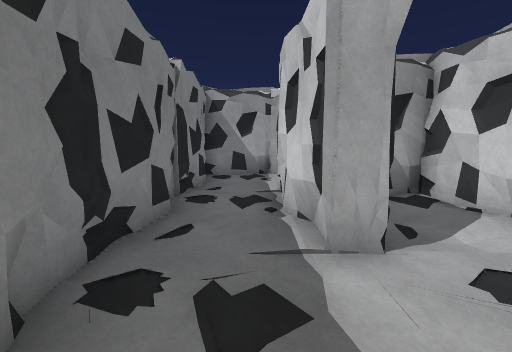
View 1 (above)

14 first-person views from a walk through a Unity game level. The camera is 1.4 m above the floor, tilts 8° down and sees 90° across. The floor is counted in squares, 1 m on a side. Each view is taken from the middle of a square. On the plan, view 1 faces up. The plan holds only what a view shows up to about 13 squares ahead; the rest is blank. The place goes on beyond the plan. Some animated figures are not drawn.

View 2
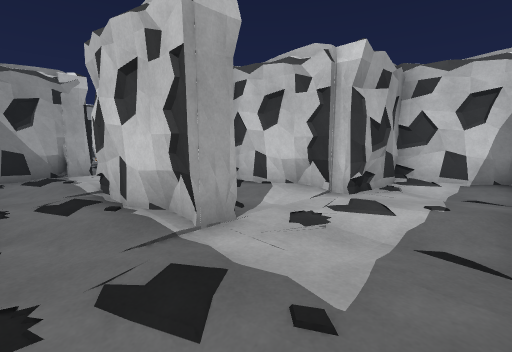

View 3
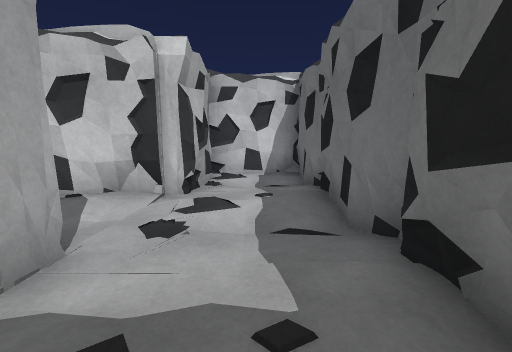

View 4
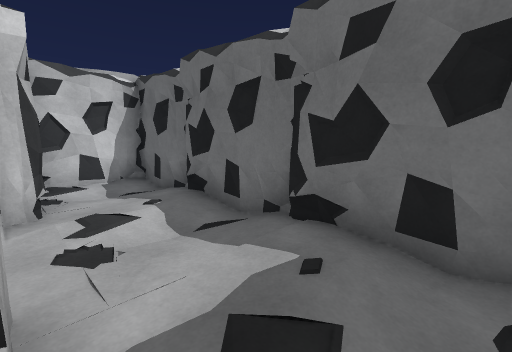

View 5
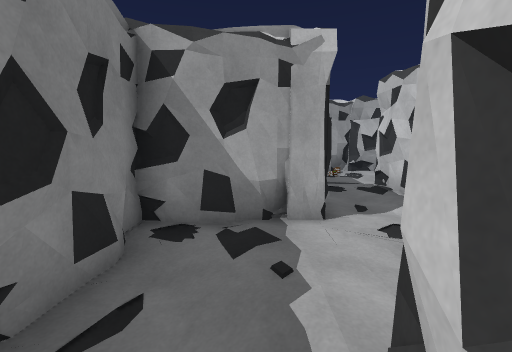

View 6
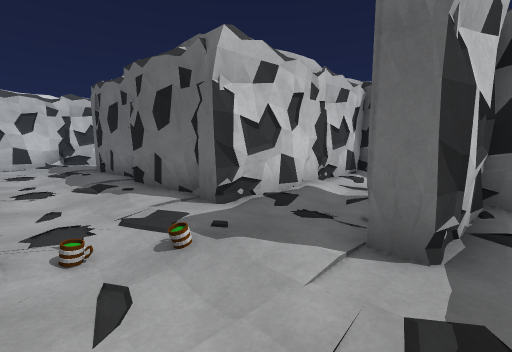

View 7
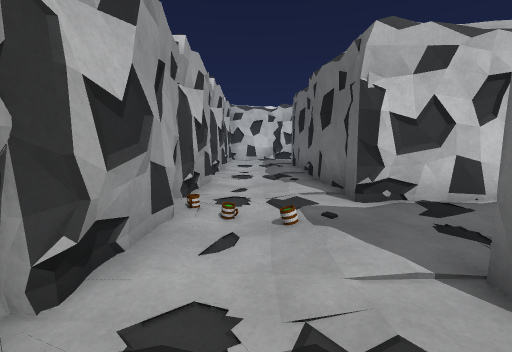

View 8
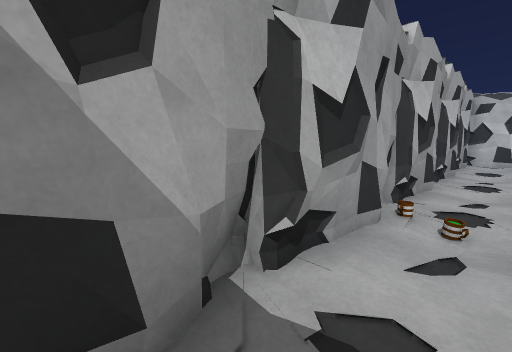

View 9
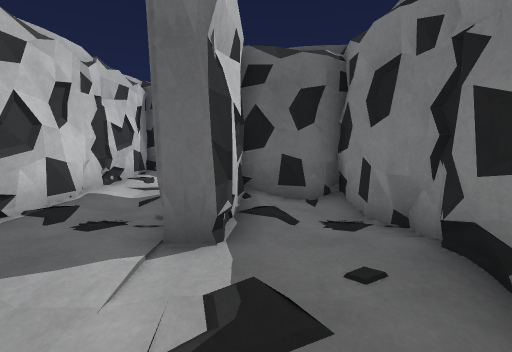

View 10
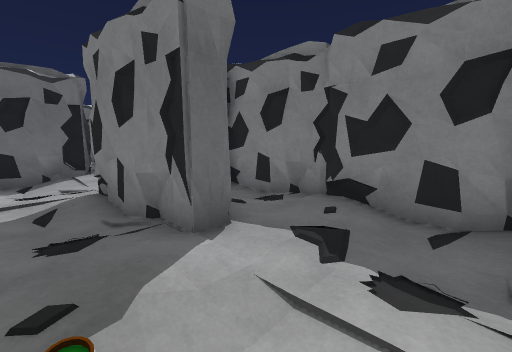

View 11
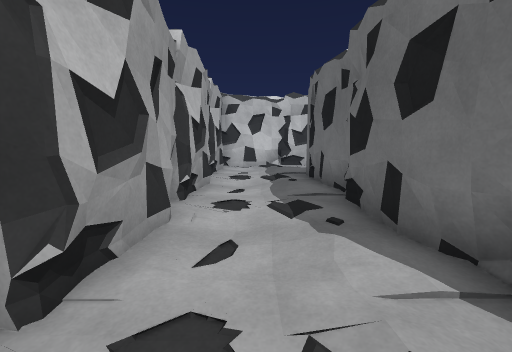

View 12
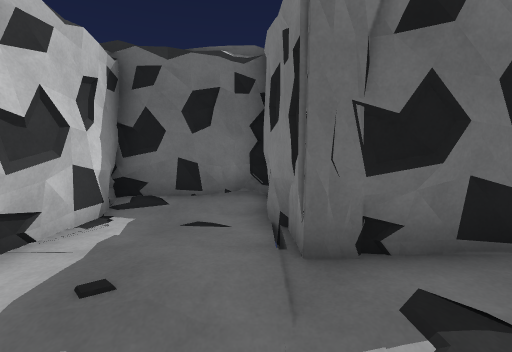

View 13
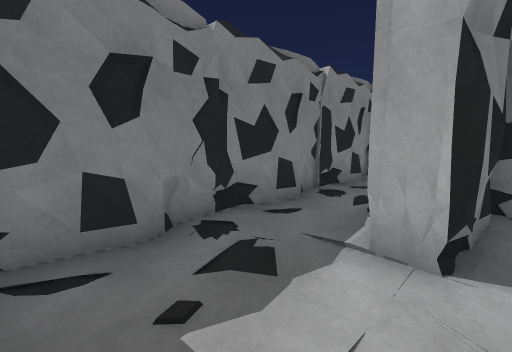

View 14
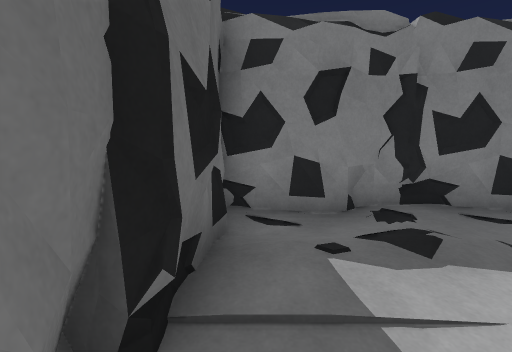

### Floor plan
Key: @ floor where view 1 was taken; # wall or solid block; . main floor; - floor 0.25 m lower than the main floor; / step, stairs or slope.
Columns run from 2 left of view 1 to 16 right of it. Each row starts with its distance up from view 1.
 19  ##################
 18 # .##./##....-...-#
 17 #-..--..-/..-/..-/#
 16 #.../............/#
 15 #.....#########...#
 14 #.##./#       ##.-#
 13 #-##-/#        #..#
 12 ####.-#        ####
 11 ####..#
 10 #.....#
  9 #-/..-#
  8 #-/.###
  7 #..###
  6 #..####
  5 #-/##-##
  4 #-/##-/#
  3 #..##..####
  2 #.........#
  1 #-/..-/..-#
  0 #-@..-/..-#
 -1 ###########

Where each view was taken, in squares from view 1:
view 1: 0 up, 0 right, facing up
view 2: 0 up, 1 left, facing up-right
view 3: 1 up, 1 left, facing right
view 4: 3 up, 1 left, facing down-right
view 5: 6 up, 0 right, facing up
view 6: 18 up, 0 right, facing down-right
view 7: 17 up, 1 left, facing right
view 8: 17 up, 1 left, facing up-right
view 9: 18 up, 0 right, facing down
view 10: 18 up, 3 right, facing down-left
view 11: 17 up, 3 right, facing right
view 12: 18 up, 13 right, facing down
view 13: 0 up, 2 right, facing up-left
view 14: 0 up, 3 right, facing left
